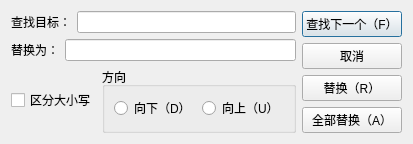
<?xml version="1.0" encoding="UTF-8"?>
<ui version="4.0">
 <class>ReplaceDialog</class>
 <widget class="QDialog" name="ReplaceDialog">
  <property name="geometry">
   <rect>
    <x>0</x>
    <y>0</y>
    <width>303</width>
    <height>107</height>
   </rect>
  </property>
  <property name="windowTitle">
   <string>替换</string>
  </property>
  <layout class="QHBoxLayout" name="horizontalLayout_5">
   <item>
    <layout class="QVBoxLayout" name="verticalLayout_2">
     <item>
      <layout class="QHBoxLayout" name="horizontalLayout">
       <item>
        <widget class="QLabel" name="label">
         <property name="text">
          <string>查找目标：</string>
         </property>
        </widget>
       </item>
       <item>
        <widget class="QLineEdit" name="searchtext"/>
       </item>
      </layout>
     </item>
     <item>
      <layout class="QHBoxLayout" name="horizontalLayout_2">
       <item>
        <widget class="QLabel" name="targettext">
         <property name="text">
          <string>替换为：</string>
         </property>
        </widget>
       </item>
       <item>
        <widget class="QLineEdit" name="lineEdit"/>
       </item>
      </layout>
     </item>
     <item>
      <layout class="QHBoxLayout" name="horizontalLayout_4">
       <item>
        <widget class="QCheckBox" name="checkBox">
         <property name="text">
          <string>区分大小写</string>
         </property>
        </widget>
       </item>
       <item>
        <widget class="QGroupBox" name="groupBox">
         <property name="title">
          <string>方向</string>
         </property>
         <layout class="QHBoxLayout" name="horizontalLayout_3">
          <item>
           <widget class="QRadioButton" name="rbDown">
            <property name="text">
             <string>向下（D）</string>
            </property>
           </widget>
          </item>
          <item>
           <widget class="QRadioButton" name="rbUp">
            <property name="text">
             <string>向上（U）</string>
            </property>
           </widget>
          </item>
         </layout>
        </widget>
       </item>
      </layout>
     </item>
    </layout>
   </item>
   <item>
    <layout class="QVBoxLayout" name="verticalLayout">
     <item>
      <widget class="QPushButton" name="btFindNext">
       <property name="text">
        <string>查找下一个（F）</string>
       </property>
      </widget>
     </item>
     <item>
      <widget class="QPushButton" name="btCancel">
       <property name="text">
        <string>取消</string>
       </property>
      </widget>
     </item>
     <item>
      <widget class="QPushButton" name="btReplace">
       <property name="text">
        <string>替换（R）</string>
       </property>
      </widget>
     </item>
     <item>
      <widget class="QPushButton" name="btReplaceall">
       <property name="text">
        <string>全部替换（A）</string>
       </property>
      </widget>
     </item>
    </layout>
   </item>
  </layout>
 </widget>
 <resources/>
 <connections/>
</ui>
